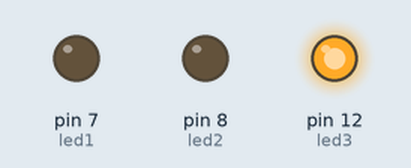
A sketch run on a simulated Arduino Uno, built with avr-gcc and run on an emulated ATmega328P. Shown: output pins drawn as LEDs (lit = HIGH). Random numbers use the default seed unless the sketch sets one.

Above: at 5.6 s.
At 18.57 s:
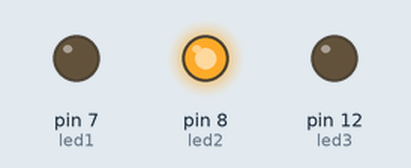
At 37.09 s:
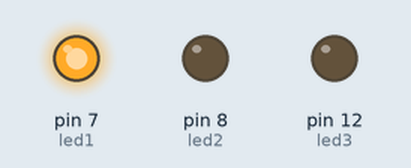
Timing chart, 0 to 40.0 s (numbered marks = the images above):
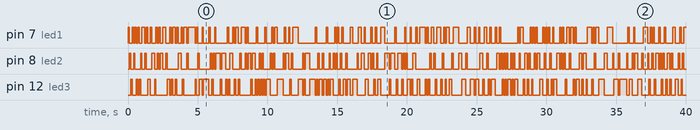

The sketch:

randoms.ino
```cpp
int led1 = 7;
int led2 = 8;
int led3 = 12;

void setup() {
  pinMode(led1, OUTPUT);
  pinMode(led2, OUTPUT);
  pinMode(led3, OUTPUT);
}

void loop() {
  long i = random(30);
  if(i < 10){
    blinky(led1, 100);
  }else{
    if(i < 20 ){
      blinky(led2, 100);
    }else{
       blinky(led3, 100);
    }
  }

}

void blinky(int led, int interval){
  digitalWrite(led, HIGH);
  delay(interval);
  digitalWrite(led, LOW);
}
```

Measured:
- by itself, pin 7 (led1): LOW → HIGH at 0.00 s, → LOW 0.10 s later, → HIGH 0.20 s later, → LOW 0.10 s later, … (177 changes in this stretch)
- by itself, pin 8 (led2): LOW → HIGH at 0.10 s, → LOW 0.10 s later, → HIGH 0.20 s later, → LOW 0.10 s later, … (182 changes in this stretch)
- by itself, pin 12 (led3): LOW → HIGH at 0.20 s, → LOW 0.10 s later, → HIGH 0.30 s later, → LOW 0.10 s later, … (178 changes in this stretch)
